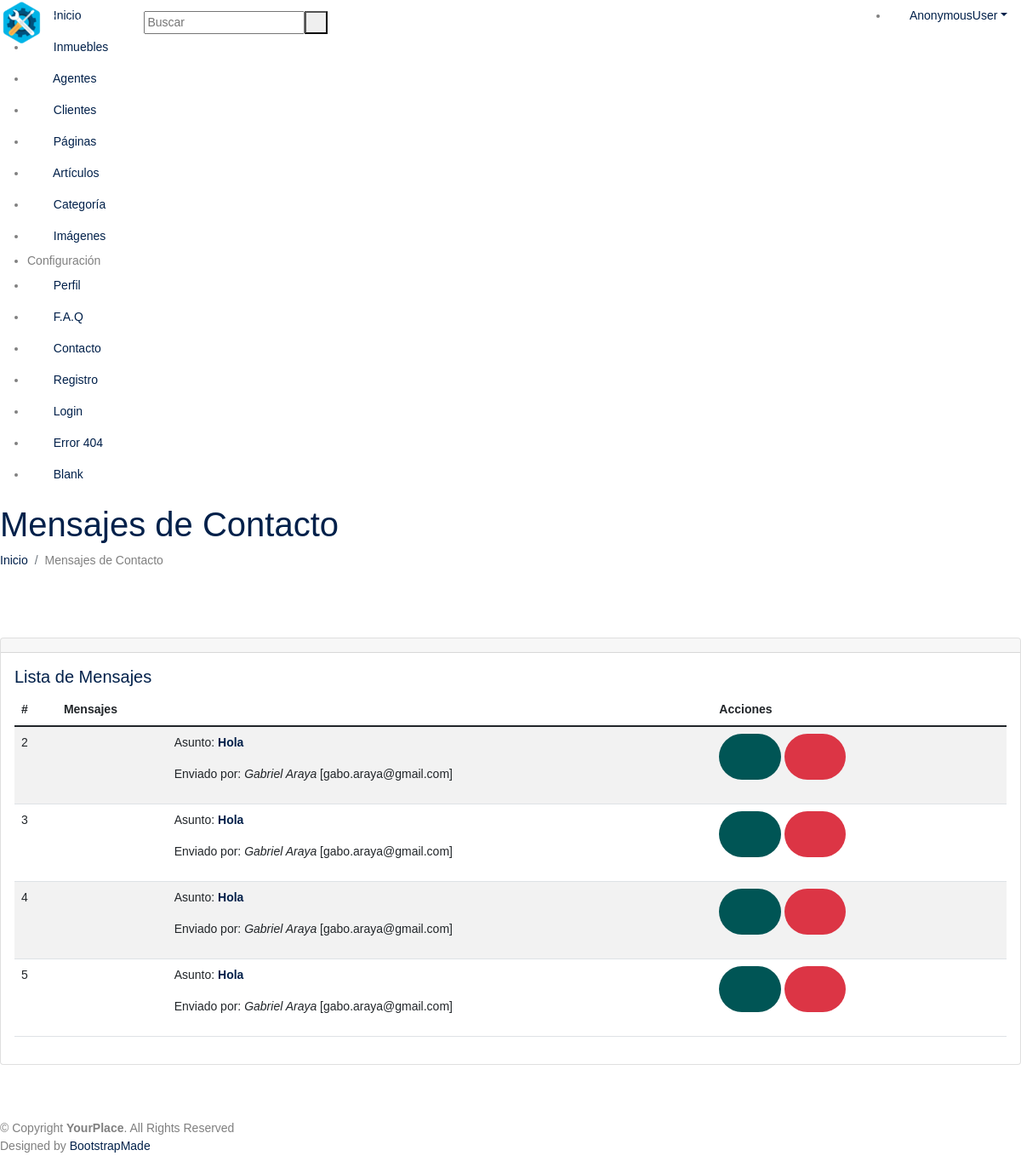
The app's page /panel/mensajes/ with its own data.
### panel/models.py (models this page shows, shortened)
class Message_Model(models.Model):
    name = models.CharField(max_length=250, verbose_name='Nombre [*]')
    email = models.EmailField(max_length=250, verbose_name='Email [*]')
    subject = models.CharField(max_length=250, verbose_name='Asunto [*]')
    message = models.TextField(verbose_name='Mensaje [*]')
    created = models.DateTimeField(auto_now_add=True, null=True, blank=True, verbose_name='Fecha de creación')
    class Meta:
        verbose_name = 'Mensaje'
        verbose_name_plural = 'Mensajes'
        ordering = ['id']

### panel/views.py (the view)
# urls.py: path('mensajes/', panel.views.listar_mensajes, name='listar_mensajes'),
def listar_mensajes(request, *args, **kwargs):
    object_list = Message_Model.objects.all() # Lista de objetos
    context = {
        'page' : 'Mensajes de Contacto',
        'icon' : 'bx bx-file',
        'singular' : 'mensaje',
        'plural' : 'mensajes',
        'url_listar' : 'listar_mensajes',
        'url_crear' : 'crear_mensaje',
        'url_ver' : 'ver_mensaje',
        'url_editar' : 'modificar_mensaje',
        'url_eliminar' : 'eliminar_mensaje',
        'object_list': object_list
    }
    return render(request, 'panel/generic_list_mini.html', context)

### panel/templates/panel/generic_list_mini.html (shortened to what this page needs)
{% extends "panel/base_admin.html" %}
{% load static %}
{% block content %}
<main id="main" class="main">
  <div class="pagetitle">
  <h1>{{ page }}</h1>
    {% include 'panel/breadcrumb.html' %}
  </div>
  <section class="section">
    <div class="row">
      <div class="col-lg-12">
        {% if object_list %}
          <div class="card">
            <div class="card-header">
            </div>
            <div class="card-body">
              <h5 class="card-title">Lista de {{ plural|capfirst }}</h5>
              <table class="table table-striped">
                <thead>
                  <tr>
                    <th>#</th>
                    <th>{{ plural|capfirst }}</th>
                    <th>Acciones</th>
                  </tr>
                </thead>
                <tbody>
                  {% for item in object_list %}
                  <tr>
                    <td> {{ item.id }} </td>
                    <td>
                      <div class="row">
                        <div class="col-md-2">
                        </div>
                        <div class="col-md-10">
                          {% if item.subject %}<p>Asunto: <a href="{% url url_ver item.id %}"><strong>{{ item.subject }}</strong></a></p>{% endif %}
                          <p>
                            Enviado por: <em>{{ item.name }} </em>
                            {% if item.email %}[{{ item.email }}]{% endif %}
                          </p>
                        </div>
                      </div>
                    </td>
                    <td>
                      <a href="{% url url_ver item.id %}" class="btn btn-primary btn-round btn-icon waves-effect waves-classic" title="Revisar" data-toggle="tooltip" data-original-title="Revisar">
                        <i class="ri-link-m"></i></a>
                      <a href="{% url url_eliminar item.id %}" class="btn btn-danger btn-round btn-icon waves-effect waves-classic" title="Eliminar" data-toggle="tooltip" data-original-title="Eliminar">
                        <i class="ri-delete-bin-fill"></i></a>
                    </td>
                  </tr>
                  {% endfor %}
                </tbody>
              </table>
            </div>
          </div>
        {% else %}
          <div class="alert alert-warning fade show" role="alert">
            No existen registros.
          </div>
        {% endif %}
      </div>
    </div>
  </section>
</main>
{% endblock content %}

### records on screen
Message_Model: id "2", subject "Hola", name "Gabriel Araya", email "gabo.araya@gmail.com"
Message_Model: id "3", subject "Hola", name "Gabriel Araya", email "gabo.araya@gmail.com"
Message_Model: id "4", subject "Hola", name "Gabriel Araya", email "gabo.araya@gmail.com"
Message_Model: id "5", subject "Hola", name "Gabriel Araya", email "gabo.araya@gmail.com"

### other values on screen
{{ request.user }} "AnonymousUser"
{{ page }} "Mensajes de Contacto"
{{ plural|capfirst }} "Mensajes"
